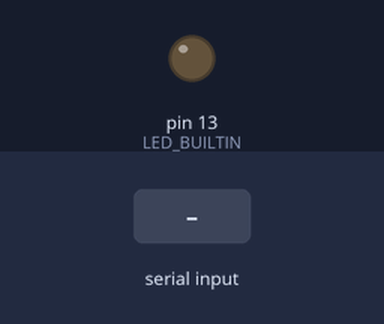
This sketch was run on a simulated Arduino Uno, built with avr-gcc and run on an emulated ATmega328P. Parts: output pins drawn as LEDs (lit = HIGH). The test bench sets the inputs (shaded band).

Above: at 1.2 s.
1.3 s: "1" received over Serial
At 2.5 s:
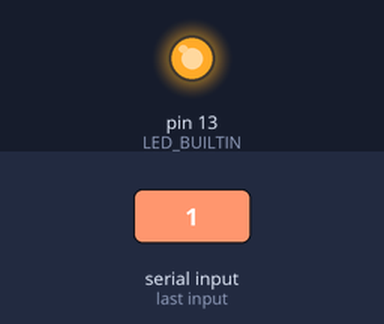
2.8 s: "0" received over Serial
At 3.7 s:
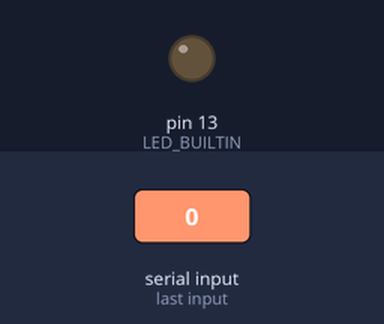
4.3 s: "2" received over Serial
At 4.9 s:
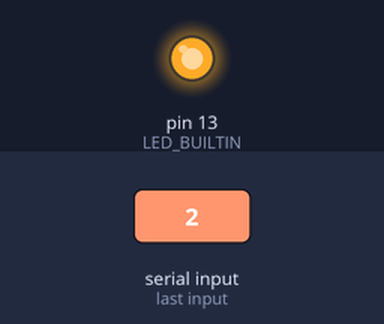
Timing chart, 0 to 7.3 s (numbered marks = the images above; inputs shaded):
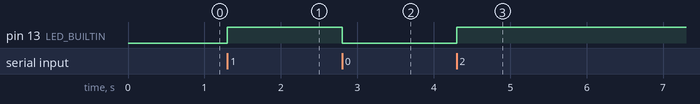

The sketch:

serial-control.ino
```cpp
void setup() {
  pinMode(LED_BUILTIN, OUTPUT);
  Serial.begin(9600);
}

void loop() {
  byte state;
  if (Serial.available()) {
    state = Serial.read();
    digitalWrite(LED_BUILTIN, state != '0');
  }
}
```

Measured:
- after the input at 1.3 s, pin 13 (LED_BUILTIN): LOW → HIGH at once
- after the input at 2.8 s, pin 13 (LED_BUILTIN): HIGH → LOW at once
- after the input at 4.3 s, pin 13 (LED_BUILTIN): LOW → HIGH at once
